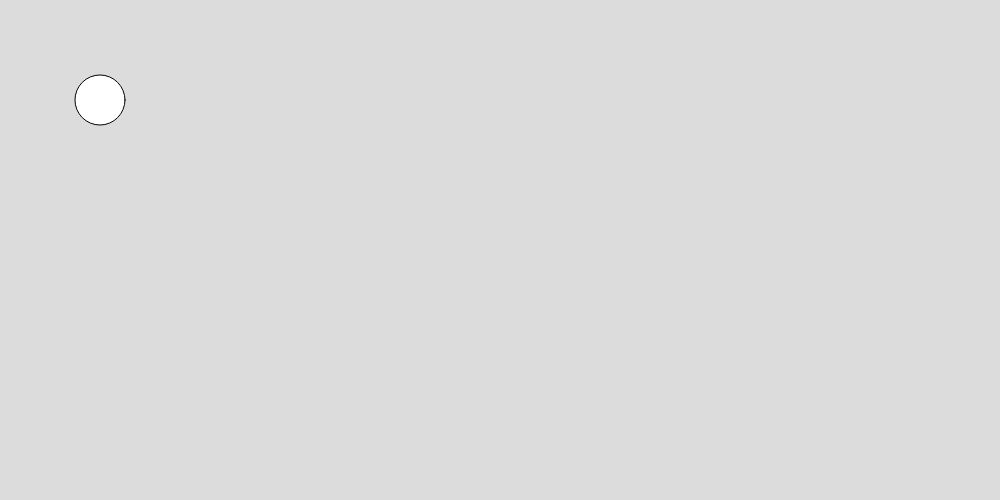
Frame 1 (no input)
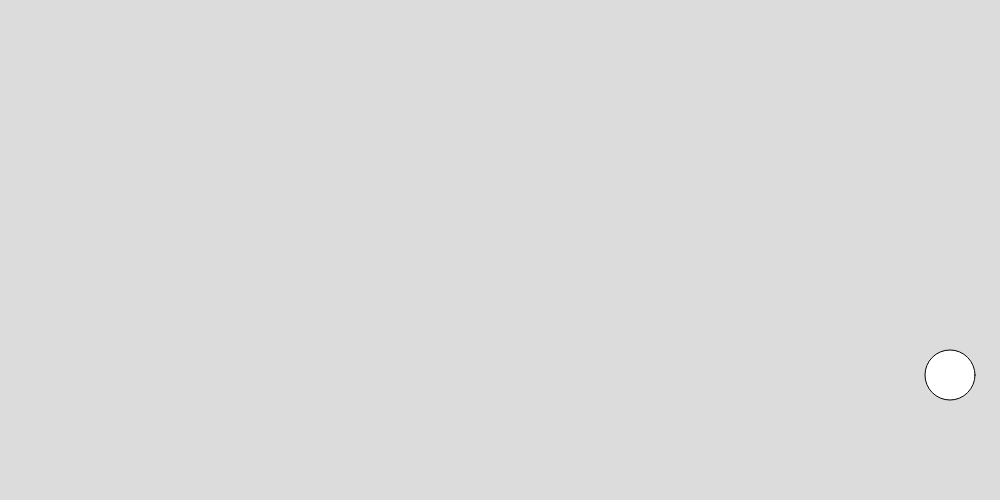
Frame 60 (no input)
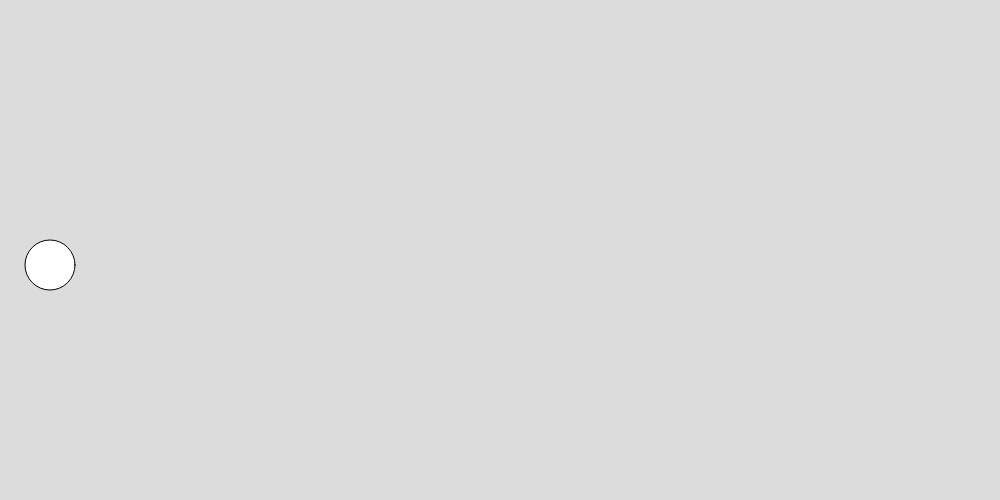
Frame 120 (the mouse pressed at the canvas centre since frame 60)

The p5.js sketch that drew these frames (run headless with seeded random() and noise() and a simulated clock; from frame 60 on, the mouse is pressed at the canvas centre):

// p5.js sketch
// ── sketch.js
let ballSize = 50
let ballX = 100
let ballY = 100
let ballSpeedX = 50
let ballSpeedY = 55
let ballRad = ballSize / 2

function setup() {
  createCanvas(1000, 500);
  frameRate(120)
}

function draw() {
  background(220);
  circle(ballX, ballY, ballSize)
  ballX = ballX + ballSpeedX
  ballY = ballY + ballSpeedY
  if (ballX < (0 + ballRad) || ballX > (width - ballRad)) {
    ballSpeedX = -ballSpeedX
  }
  if (ballY < (0 + ballRad) || ballY > (height - ballRad)) {
    ballSpeedY = -ballSpeedY
  }
}
